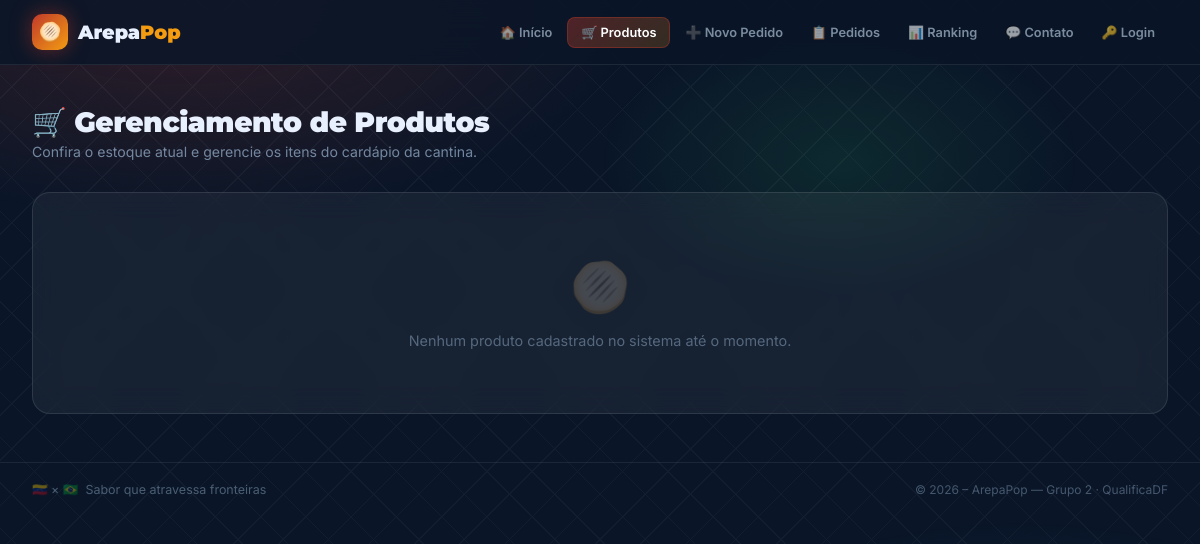
The app's page /produtos, older data.
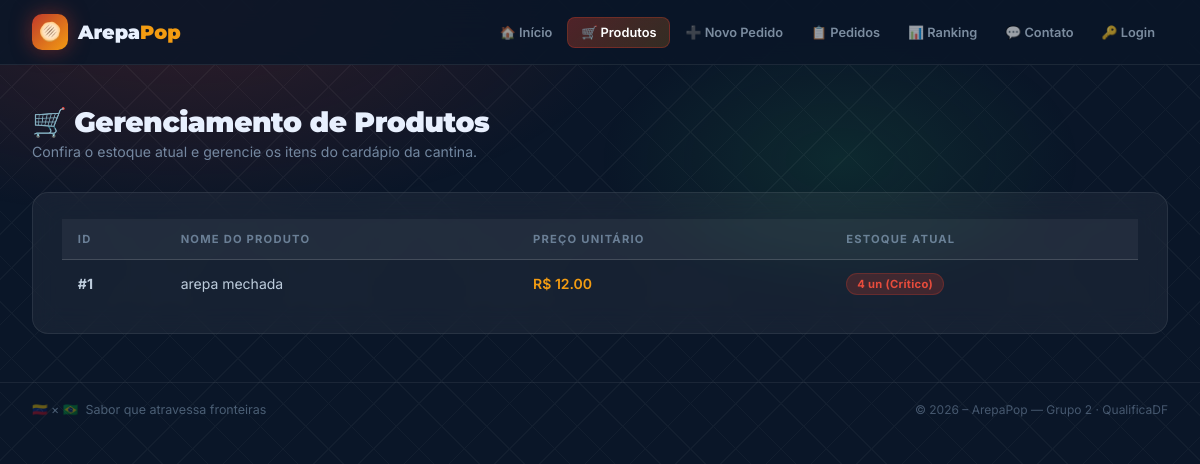
The same page, newer data.
### tables this page shows
CREATE TABLE produtos (
            id      INTEGER PRIMARY KEY AUTOINCREMENT,
            nome    TEXT NOT NULL,
            preco   REAL NOT NULL,
            estoque INTEGER NOT NULL DEFAULT 0
        );

### app.py (the view)
@app.route("/produtos")
def listar_produtos():
    con = conectar()
    cur = con.cursor()
    produtos = cur.execute(
        "SELECT * FROM produtos ORDER BY nome"
    ).fetchall()
    con.close()
    return render_template("produtos.html", produtos=produtos)

### banco.py (called while the page is built)
def conectar():
    return sqlite3.connect("cantina.db")

### templates/produtos.html (shortened to what this page needs)
{% extends "base.html" %}
{% block content %}
<div class="page-wrapper">
  <div class="page-header">
    <div>
      <h2>🛒 Gerenciamento de Produtos</h2>
      <p>Confira o estoque atual e gerencie os itens do cardápio da cantina.</p>
    </div>
  </div>
  {% if not produtos %}
  <div class="card empty-state">
    <span class="empty-icon">🫓</span>
    <p>Nenhum produto cadastrado no sistema até o momento.</p>
  </div>
  {% else %}
  <div class="card table-wrap">
    <table>
      <thead>
        <tr>
          <th>ID</th>
          <th>Nome do Produto</th>
          <th>Preço Unitário</th>
          <th>Estoque Atual</th>
        </tr>
      </thead>
      <tbody>
        {% for prod in produtos %}
        <tr>
          <td><strong>#{{ prod[0] }}</strong></td>
          <td>{{ prod[1] }}</td>
          <td class="text-gold" style="font-weight: 600;">
            R$ {{ "%.2f"|format(prod[2]) }}
          </td>
          <td>
            {% if prod[3] < 5 %}
              <span class="badge badge-red">{{ prod[3] }} un (Crítico)</span>
            {% else %}
              <span class="badge badge-green">{{ prod[3] }} un</span>
            {% endif %}
          </td>
        </tr>
        {% endfor %}
      </tbody>
    </table>
  </div>
  {% endif %}
</div>
{% endblock %}

Row changes from the older to the newer data that the page shows:
added produtos: id "1", nome "arepa mechada", preco "12.00", estoque "4"
Text that changed along with them:
text no longer shown: "🫓 Nenhum produto cadastrado no sistema até o momento."
text now shown: "ID NOME DO PRODUTO PREÇO UNITÁRIO ESTOQUE ATUAL"
